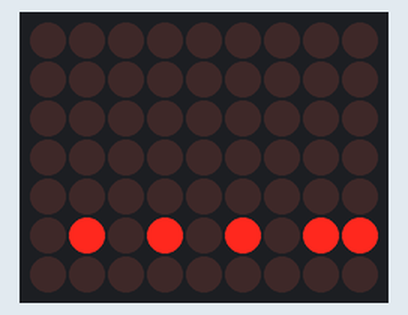
Bench run of a sketch on a simulated Arduino Uno, built with avr-gcc and run on an emulated ATmega328P. On the bench: 9×7 LED matrix. Wiring (inferred from the names in the program): LED matrix (orientation assumed): rows pin 2, pin 12, pin 15, pin 11, pin 7, pin 4, pin 3; columns pin 5, pin 6, pin 8, pin 9, pin 10, pin 13, pin 14, pin 16, pin 17.

Above: at 0.36 s.

The sketch:

Uebung3_2.ino
```cpp
/*
  Matrix Übung
  LED-Matrix zeigt eine kleine Animation

  Dieses Beispiel aus dem Fritzing Creator Kit: www.fritzing.org/creator-kit.
*/

// Pinbelegung für Arduino UNO
int reihenPins[8] = {9,3,2,12,15,11,7,6};      // Anschlüsse der Reihenpins am Arduino
int spaltenPins[8] = {13,8,17,10,5,16,4,14};   // Anschlüsse der Spaltenpins am Arduino


// Pinbelegung für Arduino MEGA
// int reihenPins[8] = {9,3,2,12,55,11,7,6};      // Anschlüsse der Reihenpins am Arduino
// int spaltenPins[8] = {13,8,57,10,5,56,4,54};   // Anschlüsse der Spaltenpins am Arduino

int imageNr=0;                                 // welches Bild wird gerade angezeigt

long timer=0;                                  // Timervariable
int timeOut=200;                               // wie lange soll jedes Bild angezeigt werden (ms)

int image[2][8][8]={{           // erstes Bild, das auf der Matrix gezeigt wird

{0,1,0,0,0,0,1,0},
{1,1,1,0,0,1,1,1},
{0,1,0,0,0,0,1,0},
{0,0,0,1,1,0,0,0},
{0,0,0,1,1,0,0,0},
{1,0,0,0,0,0,0,1},
{0,1,1,1,1,1,1,0},
{0,0,1,1,1,1,0,0}

},{                              // zweites Bild, das auf der Matrix gezeigt wird

{1,0,1,0,0,1,0,1},
{0,1,0,0,0,0,1,0},
{1,0,1,0,0,1,0,1},
{0,0,0,1,1,0,0,0},
{0,0,0,1,1,0,0,0},
{1,0,0,0,0,0,0,1},
{0,1,1,1,1,1,1,0},
{0,0,1,1,1,1,0,0}

}
};

void setup(){
  for (int i=0; i<8; i++){                       // Alle Pins werden als OUTPUT deklariert
    pinMode(reihenPins[i],OUTPUT);
    pinMode(spaltenPins[i],OUTPUT);
  }
}

void loop(){
  if (timer+timeOut<millis()){                   // Timervariable wird überprüft
    timer=millis();                              // Timer wird neu gestartet
    if (imageNr==0) imageNr=1;                   // wenn Bild 0 angezeigt wird, soll nur Bild 1 angezeigt werden
    else imageNr=0;                              // wenn Bild 1 angezeigt wird, soll nur Bild 0 angezeigt werden
  }
  for (int y=0; y<8; y++){                       // zeilenweise werden
    for (int x=0; x<8; x++){                     // von links nach rechts alle Einträge des Arrays geprüft
      if (image[imageNr][x][y]==1){              // ist der Eintrag = 1
        digitalWrite(spaltenPins[x],HIGH);       // wird der Spaltenpin eingeschalten
      } else {                                   // sonst
        digitalWrite(spaltenPins[x],LOW);        // abgeschalten
      }
    }
    digitalWrite(reihenPins[y],LOW);             // nun wird der Reihenpin auf LOW geschalten (da es die Kathode der LED betrifft bedeutet LOW eingeschalten: LOW = GND)
    delayMicroseconds(100);                      // das Programm hällt 100 Mikrosekunden an
    digitalWrite(reihenPins[y],HIGH);            // danach wird der Reihenpin wieder auf HIGH (in diesem Fall also abge-) schalten
  }
}
```
